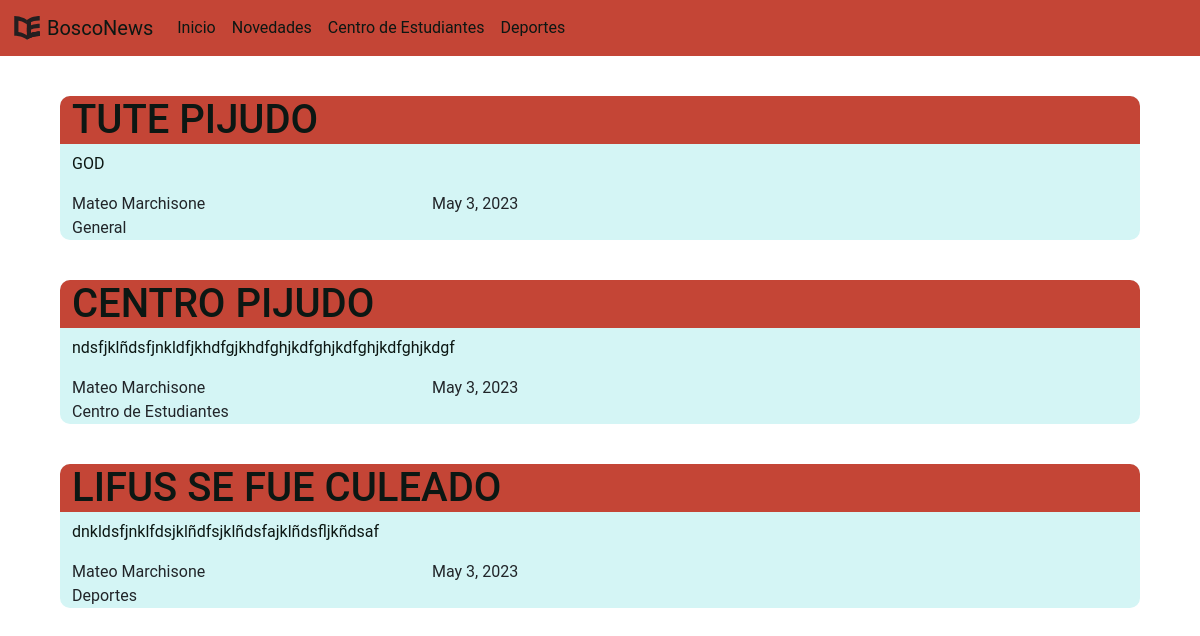
The app's page /, older data.
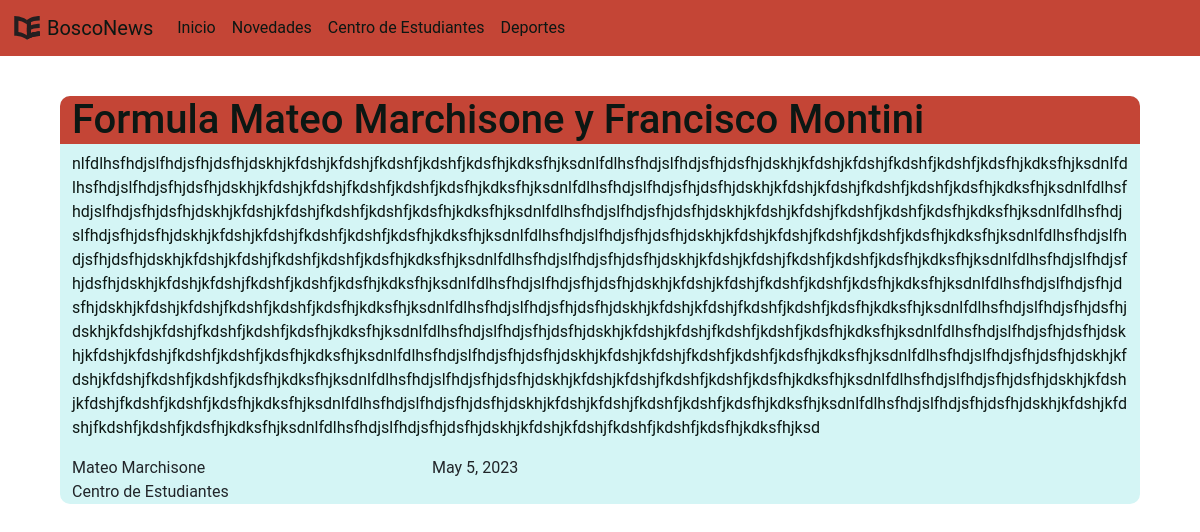
The same page, newer data.
### confApp/models.py (models this page shows)
class New(models.Model):
    title = models.TextField(blank=True, null=True)
    body = models.TextField(blank=True, null=True)
    publish_date = models.DateField(blank=True, null=True)
    category = models.ForeignKey(Category, models.DO_NOTHING, db_column='category', blank=True, null=True)
    author = models.ForeignKey(Author, models.DO_NOTHING, db_column='author', blank=True, null=True)

class Author(models.Model):
    first_name = models.TextField(blank=True, null=True)
    last_name = models.TextField(blank=True, null=True)
    def __str__(self):
        return f"{self.first_name} {self.last_name} "

class Category(models.Model):
    name = models.TextField(blank=True, null=True)
    description = models.TextField(blank=True, null=True)
    def __str__(self):
        return f"{self.name}"

### confApp/views.py (the view)
# urls.py: path('', home_screen_view, name='home'),
def home_screen_view(request):
    news = New.objects.all()
    authors = Author.objects.all()
    categories = Category.objects.all()
    images = Image.objects.all()
    return render(request, 'Inicio.html',
                  context={'new': news, 'authors': authors, 'categories': categories, 'images': images})

### templates/Inicio.html (shortened to what this page needs)
{% load static %}
<html lang="en">
<head>
    <link href="https://cdn.jsdelivr.net/npm/bootstrap@5.3.0-alpha3/dist/css/bootstrap.min.css" rel="stylesheet"
>
    <link rel="stylesheet" href="{% static 'styles/Inicio.css' %}">
</head>
<body>
{% include 'components/Navbar.html' %}
<div class="container-fluid general">
    {% for n in new %}
    <div class="container-fluid new">
        <div class="container-fluid new-title-container">
            <h1>{{ n.title }}</h1>
        </div>
        <div class="container-fluid body">
            <p class="body-text">
                {{n.body}}
            </p>
        </div>
        <div class="container-fluid">
            <div class="row">
                <div class="col-lg-4">
                    {{ n.author }}
                </div>
                <div class="col-lg-3">
                    {{ n.publish_date }}
                </div>
            </div>
            <div class="col-lg-3">
                {{ n.category }}
            </div>
        </div>
    </div>
    {% endfor %}
</div>
</body>
</html>

### templates/components/Navbar.html (shortened to what this page needs)
{% load static %}
<link href="{% static 'styles/navbar.css' %}" rel="stylesheet">
<nav class="navbar navbar-expand-lg">
    <div class="container-fluid">
        <a class="navbar-brand" href="{% url 'home' %}">
            <img src="{% static 'images/CE_Logo.svg' %}" alt="Logo" width="30" height="24"
                 class="d-inline-block align-text-top">
            BoscoNews
        </a>
        <div class="collapse navbar-collapse" id="navbarNav">
            <ul class="navbar-nav">
                <li class="nav-item">
                    <a class="nav-link" href="{% url 'home' %}">Inicio</a>
                </li>
                <li class="nav-item">
                    <a class="nav-link" href="{% url 'novedades' %}">Novedades</a>
                </li>
                <li class="nav-item">
                    <a class="nav-link" href="{% url 'centro-estudiantes' %}">Centro de Estudiantes</a>
                </li>
                <li class="nav-item">
                    <a class="nav-link" href="{% url 'deportes' %}">Deportes</a>
                </li>
            </ul>
        </div>
    </div>
</nav>

### confApp/static/styles/Inicio.css (style rules this page uses)
.general { padding-right: 5vw; padding-left: 5vw; }
.new { margin-top: 5vh; background-color: #d4f5f5; padding: 0; border-radius: 10px; }
.new-title-container { margin: 0; color: #0c1713; background-color: #C44536; border-top-left-radius: 10px; border-top-right-radius: 10px; }
.body { width: 100%; }
.body-text { color: #0c1713; width: 100%; word-wrap: break-word; }

### confApp/static/styles/navbar.css (style rules this page uses)
* { font-family: Roboto, sans-serif; }
.navbar { background-color: #C44536; }
.navbar-brand { color: #0C1713; }
.nav-link { color: #0C1713; }

Row changes from the older to the newer data that the page shows:
removed New: title "TUTE PIJUDO", body "GOD", author "Mateo Marchisone", publish_date "May 3, 2023", category "General"
removed New: title "CENTRO PIJUDO", body "ndsfjklñdsfjnkldfjkhdfgjkhdfghjkdfghjkdfghjkdfghjkdgf", author "Mateo Marchisone", publish_date "May 3, 2023", category "Centro de Estudiantes"
removed New: title "LIFUS SE FUE CULEADO", body "dnkldsfjnklfdsjklñdfsjklñdsfajklñdsfljkñdsaf", author "Mateo Marchisone", publish_date "May 3, 2023", category "Deportes"
added New: title "Formula Mateo Marchisone y Francisco Montini", body "nlfdlhsfhdjslfhdjsfhjdsfhjdskhjkfdshjkfdshjfkdshfjkdshfjkdsfhjkdksfhjksdnlfdlhsfhdjslfhdjsfhjdsfhjdskhjkfdshjkfdshjfkdshfjkdshfjkdsfhjkdksfhjksdnlfdlhsfhdjslfhdjsfhjdsfhjdskhjkfdshjkfdshjfkdshfjkdshfjkdsfhjkdksfhjksdnlfdlhsfhdjslfhdjsfhjdsfhjdskhjkfdshjkfdshjfkdshfjkdshfjkdsfhjkdksfhjksdnlfdlhsfhdjslfhdjsfhjdsfhjdskhjkfdshjkfdshjfkdshfjkdshfjkdsfhjkdksfhjksdnlfdlhsfhdjslfhdjsfhjdsfhjdskhjkfdshjkfdshjfkdshfjkdshfjkdsfhjkdksfhjksdnlfdlhsfhdjslfhdjsfhjdsfhjdskhjkfdshjkfdshjfkdshfjkdshfjkdsfhjkdksfhjksdnlfdlhsfhdjslfhdjsfhjdsfhjdskhjkfdshjkfdshjfkdshfjkdshfjkdsfhjkdksfhjksdnlfdlhsfhdjslfhdjsfhjdsfhjdskhjkfdshjkfdshjfkdshfjkdshfjkdsfhjkdksfhjksdnlfdlhsfhdjslfhdjsfhjdsfhjdskhjkfdshjkfdshjfkdshfjkd…", author "Mateo Marchisone", publish_date "May 5, 2023", category "Centro de Estudiantes"
